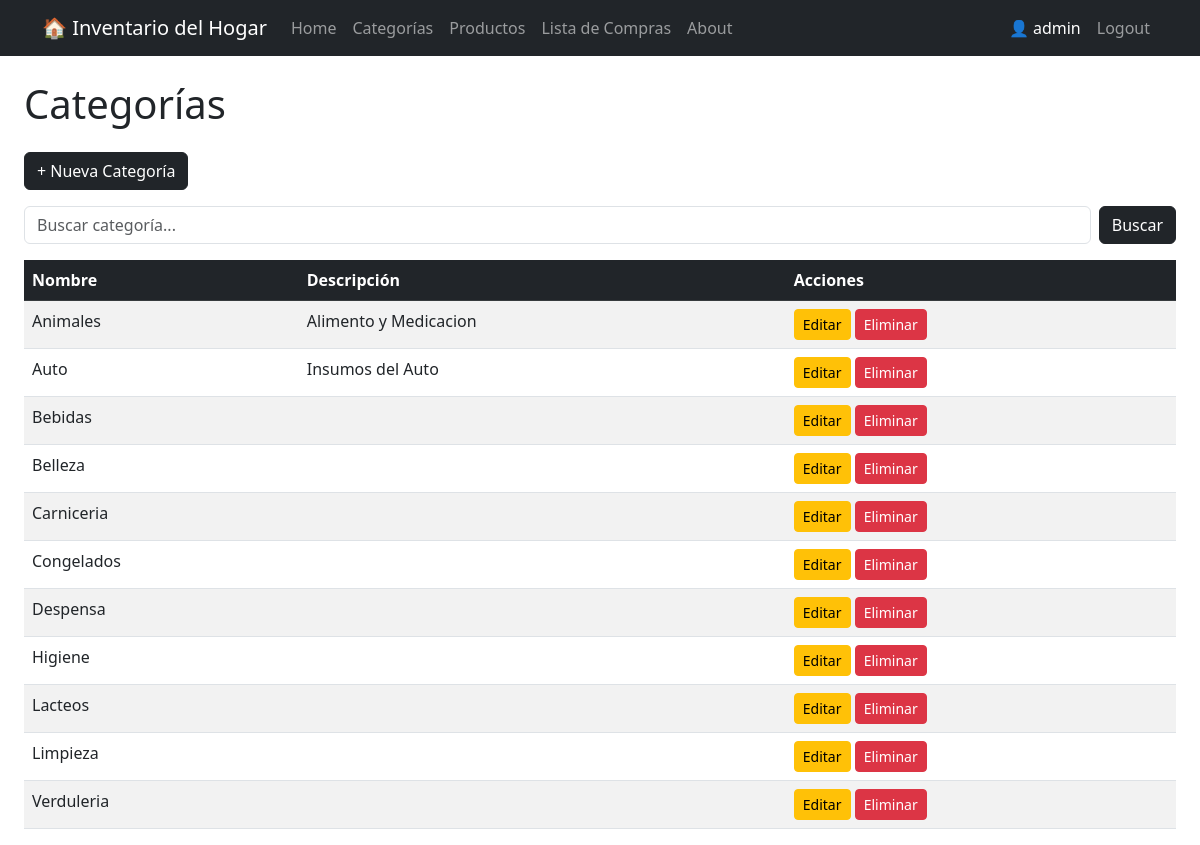
/categorias/ (signed in), run on the app's committed database.
### categorias/models.py (models this page shows, shortened)
class Categoria(models.Model):
    nombre= models.CharField(max_length=20)
    descripcion= models.TextField(null=True , blank=True )

### categorias/views.py (the view)
# urls.py: path('', views.lista_categorias, name='lista'),
@login_required
def lista_categorias(request):
    query = request.GET.get('q', '')
    categorias = Categoria.objects.all().order_by(Lower('nombre'))
    if query:
        categorias = categorias.filter(nombre__icontains=query)
    return render(request, 'categorias/lista_categorias.html', {
        'categorias': categorias,
        'query': query
    })

### categorias/templates/categorias/lista_categorias.html
{% extends 'core/base.html' %}
{% block content %}
    <h1 class="mb-4">Categorías</h1>
    <a href="{% url 'categorias:crear' %}" class="btn btn-dark mb-3">+ Nueva Categoría</a>
    <form method="GET" class="d-flex mb-3">
    <input type="text" name="q" class="form-control me-2" placeholder="Buscar categoría..." value="{{ query }}">
    <button type="submit" class="btn btn-dark">Buscar</button>
</form>
    <table class="table table-striped table-hover">
        <thead class="table-dark">
            <tr>
                <th>Nombre</th>
                <th>Descripción</th>
                <th>Acciones</th>
            </tr>
        </thead>
        <tbody>
          {% for categoria in categorias %}
          <tr>
               <td>{{ categoria.nombre }}</td>
               <td>{{ categoria.descripcion }}</td>
               <td>
                    <a href="{% url 'categorias:editar' categoria.pk %}" class="btn btn-sm btn-warning">Editar</a>
                    <a href="{% url 'categorias:eliminar' categoria.pk %}" class="btn btn-sm btn-danger">Eliminar</a>
               </td>
         </tr>
{% endfor %}
        </tbody>
    </table>
{% endblock %}

### core/templates/core/base.html (shortened to what this page needs)
<!DOCTYPE html>
<html lang="es">
<head>
    <link href="https://cdn.jsdelivr.net/npm/bootstrap@5.3.0/dist/css/bootstrap.min.css" rel="stylesheet">
</head>
<body>
    <nav class="navbar navbar-expand-lg navbar-dark bg-dark">
        <div class="container">
            <a class="navbar-brand" href="{% url 'core:home' %}">🏠 Inventario del Hogar</a>
            <div class="navbar-nav">
                <a class="nav-link" href="{% url 'core:home' %}">Home</a>
                <a class="nav-link" href="{% url 'categorias:lista' %}">Categorías</a>
                <a class="nav-link" href="{% url 'productos:lista' %}">Productos</a>
                <a class="nav-link" href="{% url 'productos:lista_compras' %}">Lista de Compras</a>
                <a class="nav-link" href="{% url 'core:about' %}">About</a>
            </div>
            <div class="navbar-nav ms-auto">
                {% if user.is_authenticated %}
                <span class="nav-link text-white">👤 {{ user.username }}</span>
                <a class="nav-link" href="{% url 'accounts:logout' %}">Logout</a>
                {% else %}
                <a class="nav-link" href="{% url 'accounts:register' %}">Registrarse</a>
                <a class="nav-link" href="{% url 'accounts:login' %}">Login</a>
                {% endif %}
            </div>
        </div>
    </nav>
    <div class="container-fluid mt-4 px-4">
    {% block content %}
    {% endblock %}
    </div>
</body>
</html>

### data on the page
Categoria: nombre "Animales", descripcion "Alimento y Medicacion"
Categoria: nombre "Auto", descripcion "Insumos del Auto"
Categoria: nombre "Bebidas"
Categoria: nombre "Belleza"
Categoria: nombre "Carniceria"
Categoria: nombre "Congelados"
Categoria: nombre "Despensa"
Categoria: nombre "Higiene"
Categoria: nombre "Lacteos"
Categoria: nombre "Limpieza"
Categoria: nombre "Verduleria"

### other printed values
{{ user.username }} "admin"
